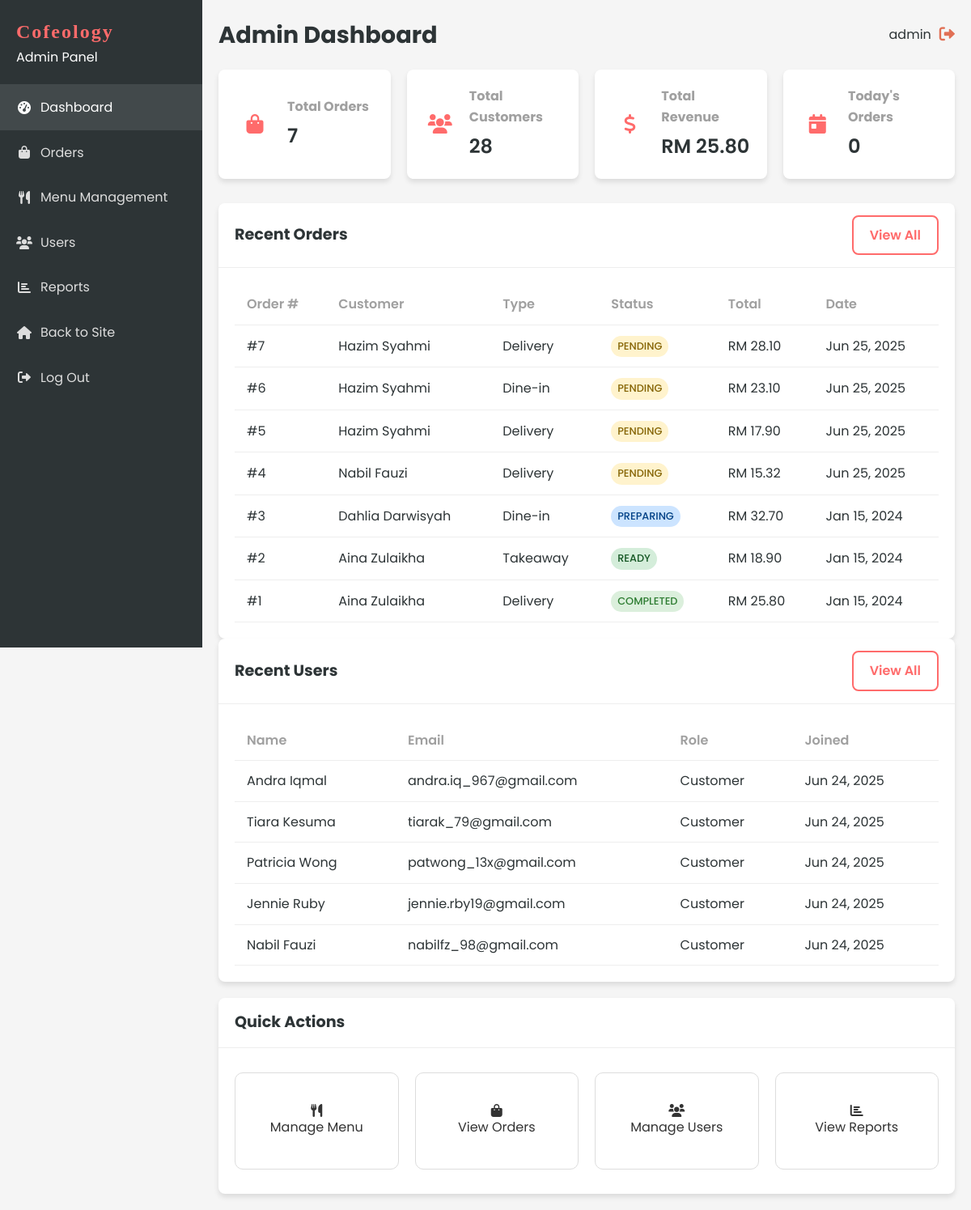
The page /admin/dashboard.php (signed in) on the database as committed earlier.
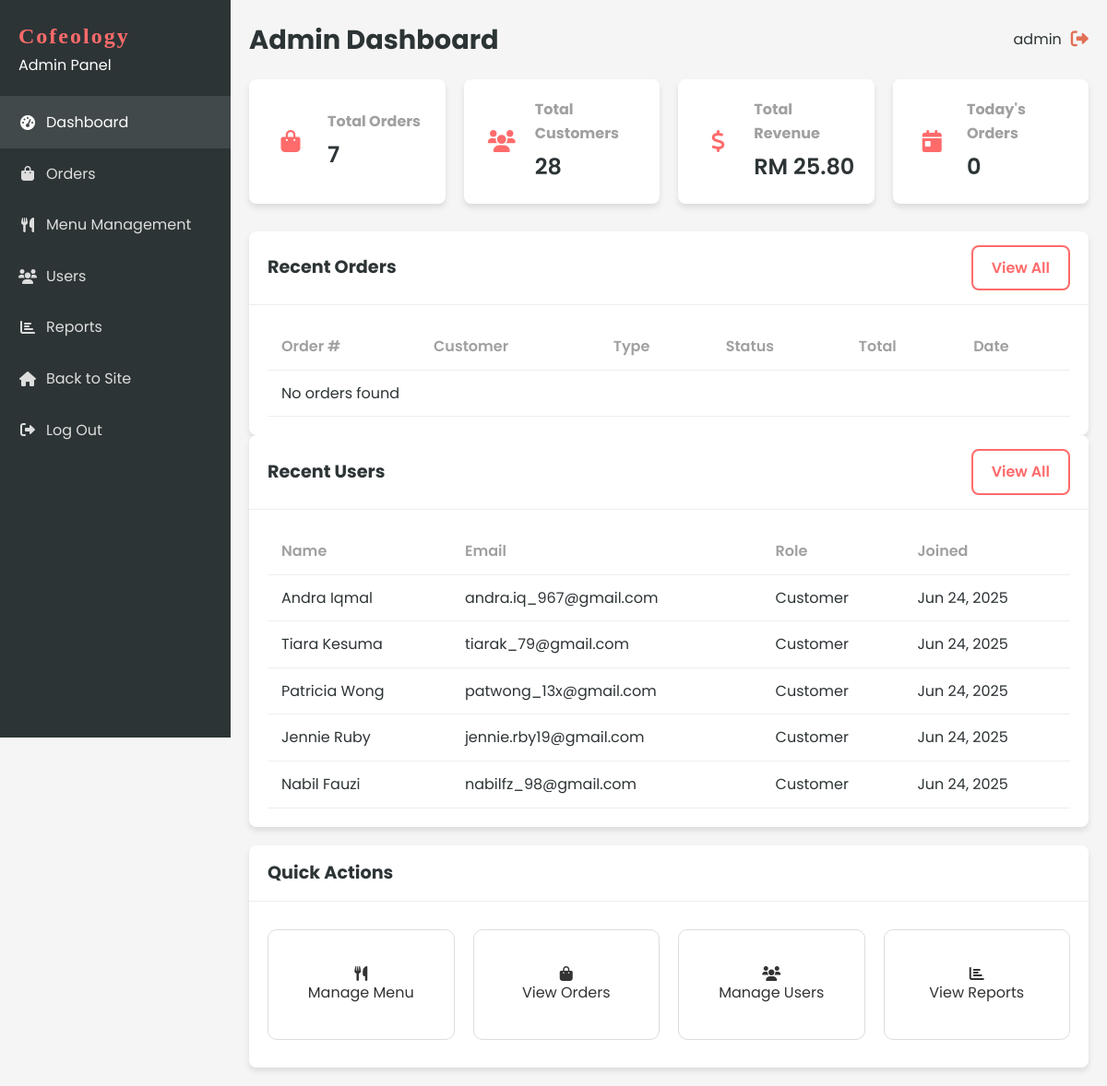
The same page on the database as committed later.
### tables this page shows
CREATE TABLE `order` (
  `ORDER_ID` int(11) NOT NULL AUTO_INCREMENT,
  `ORDER_NUMBER` varchar(20) NOT NULL,
  `ORDER_TIME` time NOT NULL,
  `ORDER_DATE` date NOT NULL,
  `ORDER_TYPE` enum('delivery','takeaway','dine-in') NOT NULL,
  `ORDER_STATUS` enum('pending','preparing','ready','out_for_delivery','completed','cancelled') DEFAULT 'pending',
  `TOT_AMOUNT` decimal(10,2) NOT NULL,
  `DELIVERY_ADDRESS` text DEFAULT NULL,
  `PAYMENT_METHOD` varchar(50) DEFAULT NULL,
  `PAYMENT_STATUS` enum('pending','completed','failed') DEFAULT 'pending',
  `CUST_ID` varchar(20) NOT NULL,
  `STAFF_ID` varchar(20) DEFAULT NULL,
  `special_instructions` text DEFAULT NULL,
  `pickup_time` datetime DEFAULT NULL,
  `created_at` timestamp NOT NULL DEFAULT current_timestamp(),
  `updated_at` timestamp NOT NULL DEFAULT current_timestamp() ON UPDATE current_timestamp(),
  PRIMARY KEY (`ORDER_ID`),
  UNIQUE KEY `ORDER_NUMBER` (`ORDER_NUMBER`),
  KEY `idx_order_cust_id` (`CUST_ID`),
  KEY `idx_order_staff_id` (`STAFF_ID`),
  KEY `idx_order_status` (`ORDER_STATUS`),
  KEY `idx_order_date` (`ORDER_DATE`),
  FOREIGN KEY (`CUST_ID`) REFERENCES `customer` (`CUSTOMER_ID`) ON DELETE CASCADE,
  FOREIGN KEY (`STAFF_ID`) REFERENCES `staff` (`STAFF_NUMBER`) ON DELETE SET NULL
);

CREATE TABLE `customer` (
  `CUST_ID` int(11) NOT NULL AUTO_INCREMENT,
  `CUSTOMER_ID` varchar(20) NOT NULL,
  `CUST_NAME` varchar(100) NOT NULL,
  `CUST_NPHONE` varchar(20) NOT NULL,
  `CUST_EMAIL` varchar(100) NOT NULL,
  `CUST_PASSWORD` varchar(255) NOT NULL,
  `MEMBERSHIP` enum('basic','premium','vip') DEFAULT 'basic',
  `created_at` timestamp NOT NULL DEFAULT current_timestamp(),
  `updated_at` timestamp NOT NULL DEFAULT current_timestamp() ON UPDATE current_timestamp(),
  PRIMARY KEY (`CUST_ID`),
  UNIQUE KEY `CUSTOMER_ID` (`CUSTOMER_ID`),
  UNIQUE KEY `CUST_EMAIL` (`CUST_EMAIL`),
  KEY `idx_customer_email` (`CUST_EMAIL`)
);

### includes/functions.php (called while the page is built, shortened)
<?php
function formatCurrency($amount) {
    return 'RM ' . number_format($amount, 2);
}
?>

### admin/dashboard.php (the view, shortened to what the changed rows need)
<?php
include '../includes/db_connect.php';
include '../includes/functions.php';
$stmt = $conn->prepare("
    SELECT o.ORDER_ID, o.ORDER_NUMBER, o.ORDER_DATE, o.ORDER_TIME, o.ORDER_TYPE, o.ORDER_STATUS, o.TOT_AMOUNT,
           c.CUST_NAME as customer_name, c.CUST_EMAIL as customer_email
    FROM `ORDER` o
    JOIN CUSTOMER c ON o.CUST_ID = c.CUST_ID
    ORDER BY o.ORDER_DATE DESC, o.ORDER_TIME DESC
    LIMIT 10
");
$stmt->execute();
$recentOrders = $stmt->get_result()->fetch_all(MYSQLI_ASSOC);
$stmt = $conn->prepare("
    SELECT CUST_ID, CUST_NAME, CUST_EMAIL, MEMBERSHIP, created_at
    FROM CUSTOMER
    ORDER BY created_at DESC
    LIMIT 5
");
$stmt->execute();
$recentUsers = $stmt->get_result()->fetch_all(MYSQLI_ASSOC);
?>
<!DOCTYPE html>
<html lang="en">
<head>
    <link rel="stylesheet" href="../css/style.css?v=1.1">
    <link rel="stylesheet" href="../css/dashboard.css?v=1.1">
    <link rel="stylesheet" href="https://cdnjs.cloudflare.com/ajax/libs/font-awesome/6.0.0-beta3/css/all.min.css">
</head>
<body>
    <div class="dashboard-container">
        <?php include 'sidebar.php'; ?>
        <div class="dashboard-content">
            <header class="dashboard-header">
                <div class="header-title">
                    <h1>Admin Dashboard</h1>
                </div>
            </header>
            <div class="dashboard-main">
                <div class="dashboard-grid">
                    <div class="card">
                        <div class="card-header">
                            <h2>Recent Orders</h2>
                        </div>
                        <div class="card-body">
                            <div class="table-responsive">
                                <table class="table">
                                    <thead>
                                        <tr>
                                            <th>Order #</th>
                                            <th>Customer</th>
                                            <th>Type</th>
                                            <th>Status</th>
                                            <th>Total</th>
                                            <th>Date</th>
                                        </tr>
                                    </thead>
                                    <tbody>
                                        <?php if (empty($recentOrders)): ?>
                                            <tr>
                                                <td colspan="6" class="text-center">No orders found</td>
                                            </tr>
                                        <?php else: ?>
                                            <?php foreach ($recentOrders as $order): ?>
                                                <tr>
                                                    <td>#<?php echo $order['ORDER_ID']; ?></td>
                                                    <td><?php echo htmlspecialchars($order['customer_name']); ?></td>
                                                    <td><?php echo ucfirst($order['ORDER_TYPE']); ?></td>
                                                    <td>
                                                        <span class="status-badge <?php echo $order['ORDER_STATUS']; ?>">
                                                            <?php echo ucfirst($order['ORDER_STATUS']); ?>
                                                        </span>
                                                    </td>
                                                    <td><?php echo formatCurrency($order['TOT_AMOUNT']); ?></td>
                                                    <td><?php echo date('M d, Y', strtotime($order['ORDER_DATE'])); ?></td>
                                                </tr>
                                            <?php endforeach; ?>
                                        <?php endif; ?>
                                    </tbody>
                                </table>
                            </div>
                        </div>
                    </div>
                    <div class="card">
                        <div class="card-header">
                            <h2>Recent Users</h2>
                        </div>
                        <div class="card-body">
                            <div class="table-responsive">
                                <table class="table">
                                    <thead>
                                        <tr>
                                            <th>Name</th>
                                            <th>Email</th>
                                            <th>Role</th>
                                            <th>Joined</th>
                                        </tr>
                                    </thead>
                                    <tbody>
                                        <?php if (empty($recentUsers)): ?>
                                            <tr>
                                                <td colspan="4" class="text-center">No users found</td>
                                            </tr>
                                        <?php else: ?>
                                            <?php foreach ($recentUsers as $user): ?>
                                                <tr>
                                                    <td><?php echo htmlspecialchars($user['CUST_NAME']); ?></td>
                                                    <td><?php echo htmlspecialchars($user['CUST_EMAIL']); ?></td>
                                                    <td>
                                                        <span class="role-badge customer">
                                                            Customer
                                                        </span>
                                                    </td>
                                                    <td><?php echo date('M d, Y', strtotime($user['created_at'])); ?></td>
                                                </tr>
                                            <?php endforeach; ?>
                                        <?php endif; ?>
                                    </tbody>
                                </table>
                            </div>
                        </div>
                    </div>
                </div>
                <div class="card">
                    <div class="card-header">
                        <h2>Quick Actions</h2>
                    </div>
                </div>
            </div>
        </div>
    </div>
</body>
</html>

Rows that differ between the two databases and show on the page:
no longer on this page (row edited): order: ORDER_ID "7", CUST_ID.CUST_NAME "Hazim Syahmi", ORDER_TYPE "Delivery", ORDER_STATUS "PENDING", TOT_AMOUNT "RM 28.10", ORDER_DATE "Jun 25, 2025"
no longer on this page (row edited): order: ORDER_ID "6", CUST_ID.CUST_NAME "Hazim Syahmi", ORDER_TYPE "Dine-in", ORDER_STATUS "PENDING", TOT_AMOUNT "RM 23.10", ORDER_DATE "Jun 25, 2025"
no longer on this page (row edited): order: ORDER_ID "5", CUST_ID.CUST_NAME "Hazim Syahmi", ORDER_TYPE "Delivery", ORDER_STATUS "PENDING", TOT_AMOUNT "RM 17.90", ORDER_DATE "Jun 25, 2025"
no longer on this page (row edited): order: ORDER_ID "4", CUST_ID.CUST_NAME "Nabil Fauzi", ORDER_TYPE "Delivery", ORDER_STATUS "PENDING", TOT_AMOUNT "RM 15.32", ORDER_DATE "Jun 25, 2025"
no longer on this page (row edited): order: ORDER_ID "3", CUST_ID.CUST_NAME "Dahlia Darwisyah", ORDER_TYPE "Dine-in", ORDER_STATUS "PREPARING", TOT_AMOUNT "RM 32.70", ORDER_DATE "Jan 15, 2024"
no longer on this page (row edited): order: ORDER_ID "2", CUST_ID.CUST_NAME "Aina Zulaikha", ORDER_TYPE "Takeaway", ORDER_STATUS "READY", TOT_AMOUNT "RM 18.90", ORDER_DATE "Jan 15, 2024"
no longer on this page (row edited): order: ORDER_ID "1", CUST_ID.CUST_NAME "Aina Zulaikha", ORDER_TYPE "Delivery", ORDER_STATUS "COMPLETED", TOT_AMOUNT "RM 25.80", ORDER_DATE "Jan 15, 2024"
Other text that changed with them:
text now shown: "No orders found"
